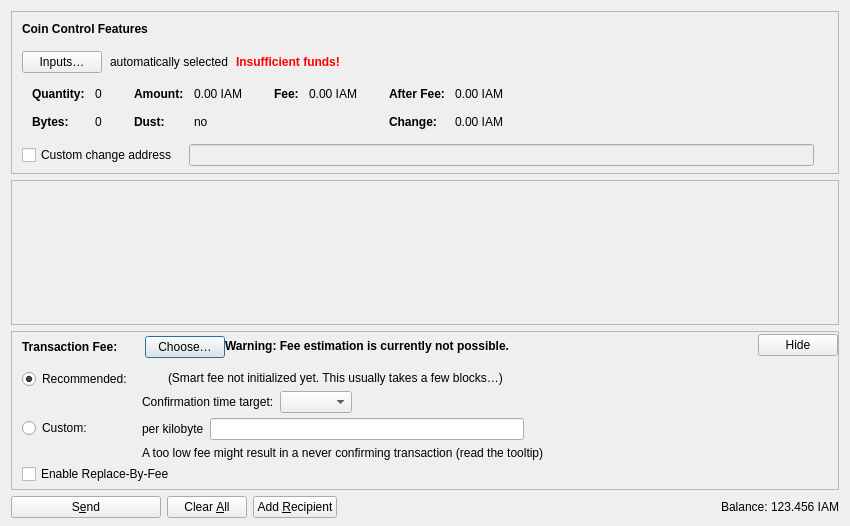
<?xml version="1.0" encoding="UTF-8"?>
<ui version="4.0">
 <class>SendCoinsDialog</class>
 <widget class="QDialog" name="SendCoinsDialog">
  <property name="geometry">
   <rect>
    <x>0</x>
    <y>0</y>
    <width>850</width>
    <height>526</height>
   </rect>
  </property>
  <property name="windowTitle">
   <string>Send Coins</string>
  </property>
  <layout class="QVBoxLayout" name="verticalLayout" stretch="0,1,0,0">
   <property name="bottomMargin">
    <number>8</number>
   </property>
   <item>
    <widget class="QFrame" name="frameCoinControl">
     <property name="sizePolicy">
      <sizepolicy hsizetype="Expanding" vsizetype="Expanding">
       <horstretch>0</horstretch>
       <verstretch>0</verstretch>
      </sizepolicy>
     </property>
     <property name="maximumSize">
      <size>
       <width>16777215</width>
       <height>16777215</height>
      </size>
     </property>
     <property name="frameShape">
      <enum>QFrame::StyledPanel</enum>
     </property>
     <property name="frameShadow">
      <enum>QFrame::Sunken</enum>
     </property>
     <layout class="QVBoxLayout" name="verticalLayoutCoinControl2">
      <property name="spacing">
       <number>0</number>
      </property>
      <property name="leftMargin">
       <number>0</number>
      </property>
      <property name="topMargin">
       <number>0</number>
      </property>
      <property name="rightMargin">
       <number>0</number>
      </property>
      <property name="bottomMargin">
       <number>6</number>
      </property>
      <item>
       <layout class="QVBoxLayout" name="verticalLayoutCoinControl" stretch="0,0,0,0,1">
        <property name="spacing">
         <number>0</number>
        </property>
        <property name="leftMargin">
         <number>10</number>
        </property>
        <property name="topMargin">
         <number>10</number>
        </property>
        <item>
         <layout class="QHBoxLayout" name="horizontalLayoutCoinControl1">
          <property name="bottomMargin">
           <number>15</number>
          </property>
          <item>
           <widget class="QLabel" name="labelCoinControlFeatures">
            <property name="sizePolicy">
             <sizepolicy hsizetype="Preferred" vsizetype="Maximum">
              <horstretch>0</horstretch>
              <verstretch>0</verstretch>
             </sizepolicy>
            </property>
            <property name="font">
             <font>
              <weight>75</weight>
              <bold>true</bold>
             </font>
            </property>
            <property name="styleSheet">
             <string notr="true">font-weight:bold;</string>
            </property>
            <property name="text">
             <string>Coin Control Features</string>
            </property>
           </widget>
          </item>
         </layout>
        </item>
        <item>
         <layout class="QHBoxLayout" name="horizontalLayoutCoinControl2" stretch="0,0,0,0">
          <property name="spacing">
           <number>8</number>
          </property>
          <property name="bottomMargin">
           <number>10</number>
          </property>
          <item>
           <widget class="QPushButton" name="pushButtonCoinControl">
            <property name="styleSheet">
             <string notr="true"/>
            </property>
            <property name="text">
             <string>Inputs…</string>
            </property>
            <property name="autoDefault">
             <bool>false</bool>
            </property>
           </widget>
          </item>
          <item>
           <widget class="QLabel" name="labelCoinControlAutomaticallySelected">
            <property name="text">
             <string>automatically selected</string>
            </property>
            <property name="margin">
             <number>5</number>
            </property>
           </widget>
          </item>
          <item>
           <widget class="QLabel" name="labelCoinControlInsuffFunds">
            <property name="font">
             <font>
              <weight>75</weight>
              <bold>true</bold>
             </font>
            </property>
            <property name="styleSheet">
             <string notr="true">color:red;font-weight:bold;</string>
            </property>
            <property name="text">
             <string>Insufficient funds!</string>
            </property>
            <property name="margin">
             <number>5</number>
            </property>
           </widget>
          </item>
          <item>
           <spacer name="horizontalSpacerCoinControl">
            <property name="orientation">
             <enum>Qt::Horizontal</enum>
            </property>
            <property name="sizeHint" stdset="0">
             <size>
              <width>40</width>
              <height>1</height>
             </size>
            </property>
           </spacer>
          </item>
         </layout>
        </item>
        <item>
         <widget class="QWidget" name="widgetCoinControl" native="true">
          <property name="sizePolicy">
           <sizepolicy hsizetype="Preferred" vsizetype="Preferred">
            <horstretch>0</horstretch>
            <verstretch>0</verstretch>
           </sizepolicy>
          </property>
          <property name="minimumSize">
           <size>
            <width>0</width>
            <height>0</height>
           </size>
          </property>
          <property name="styleSheet">
           <string notr="true"/>
          </property>
          <layout class="QHBoxLayout" name="horizontalLayoutCoinControl5">
           <property name="leftMargin">
            <number>0</number>
           </property>
           <property name="topMargin">
            <number>0</number>
           </property>
           <property name="rightMargin">
            <number>0</number>
           </property>
           <property name="bottomMargin">
            <number>0</number>
           </property>
           <item>
            <layout class="QHBoxLayout" name="horizontalLayoutCoinControl3" stretch="0,0,0,1">
             <property name="spacing">
              <number>20</number>
             </property>
             <property name="topMargin">
              <number>0</number>
             </property>
             <property name="bottomMargin">
              <number>10</number>
             </property>
             <item>
              <layout class="QFormLayout" name="formLayoutCoinControl1">
               <property name="horizontalSpacing">
                <number>10</number>
               </property>
               <property name="verticalSpacing">
                <number>14</number>
               </property>
               <property name="leftMargin">
                <number>10</number>
               </property>
               <property name="topMargin">
                <number>4</number>
               </property>
               <property name="rightMargin">
                <number>6</number>
               </property>
               <item row="0" column="0">
                <widget class="QLabel" name="labelCoinControlQuantityText">
                 <property name="font">
                  <font>
                   <weight>75</weight>
                   <bold>true</bold>
                  </font>
                 </property>
                 <property name="text">
                  <string>Quantity:</string>
                 </property>
                 <property name="margin">
                  <number>0</number>
                 </property>
                </widget>
               </item>
               <item row="0" column="1">
                <widget class="QLabel" name="labelCoinControlQuantity">
                 <property name="cursor">
                  <cursorShape>IBeamCursor</cursorShape>
                 </property>
                 <property name="contextMenuPolicy">
                  <enum>Qt::ActionsContextMenu</enum>
                 </property>
                 <property name="text">
                  <string notr="true">0</string>
                 </property>
                 <property name="margin">
                  <number>0</number>
                 </property>
                 <property name="textInteractionFlags">
                  <set>Qt::LinksAccessibleByMouse|Qt::TextSelectableByKeyboard|Qt::TextSelectableByMouse</set>
                 </property>
                </widget>
               </item>
               <item row="1" column="0">
                <widget class="QLabel" name="labelCoinControlBytesText">
                 <property name="font">
                  <font>
                   <weight>75</weight>
                   <bold>true</bold>
                  </font>
                 </property>
                 <property name="text">
                  <string>Bytes:</string>
                 </property>
                </widget>
               </item>
               <item row="1" column="1">
                <widget class="QLabel" name="labelCoinControlBytes">
                 <property name="cursor">
                  <cursorShape>IBeamCursor</cursorShape>
                 </property>
                 <property name="contextMenuPolicy">
                  <enum>Qt::ActionsContextMenu</enum>
                 </property>
                 <property name="text">
                  <string notr="true">0</string>
                 </property>
                 <property name="textInteractionFlags">
                  <set>Qt::LinksAccessibleByMouse|Qt::TextSelectableByKeyboard|Qt::TextSelectableByMouse</set>
                 </property>
                </widget>
               </item>
              </layout>
             </item>
             <item>
              <layout class="QFormLayout" name="formLayoutCoinControl2">
               <property name="horizontalSpacing">
                <number>10</number>
               </property>
               <property name="verticalSpacing">
                <number>14</number>
               </property>
               <property name="leftMargin">
                <number>6</number>
               </property>
               <property name="topMargin">
                <number>4</number>
               </property>
               <property name="rightMargin">
                <number>6</number>
               </property>
               <item row="0" column="0">
                <widget class="QLabel" name="labelCoinControlAmountText">
                 <property name="font">
                  <font>
                   <weight>75</weight>
                   <bold>true</bold>
                  </font>
                 </property>
                 <property name="text">
                  <string>Amount:</string>
                 </property>
                 <property name="margin">
                  <number>0</number>
                 </property>
                </widget>
               </item>
               <item row="0" column="1">
                <widget class="QLabel" name="labelCoinControlAmount">
                 <property name="cursor">
                  <cursorShape>IBeamCursor</cursorShape>
                 </property>
                 <property name="contextMenuPolicy">
                  <enum>Qt::ActionsContextMenu</enum>
                 </property>
                 <property name="text">
                  <string notr="true">0.00 IAM</string>
                 </property>
                 <property name="textInteractionFlags">
                  <set>Qt::LinksAccessibleByMouse|Qt::TextSelectableByKeyboard|Qt::TextSelectableByMouse</set>
                 </property>
                </widget>
               </item>
               <item row="1" column="0">
                <widget class="QLabel" name="labelCoinControlLowOutputText">
                 <property name="font">
                  <font>
                   <weight>75</weight>
                   <bold>true</bold>
                  </font>
                 </property>
                 <property name="text">
                  <string>Dust:</string>
                 </property>
                </widget>
               </item>
               <item row="1" column="1">
                <widget class="QLabel" name="labelCoinControlLowOutput">
                 <property name="cursor">
                  <cursorShape>IBeamCursor</cursorShape>
                 </property>
                 <property name="contextMenuPolicy">
                  <enum>Qt::ActionsContextMenu</enum>
                 </property>
                 <property name="text">
                  <string notr="true">no</string>
                 </property>
                 <property name="textInteractionFlags">
                  <set>Qt::LinksAccessibleByMouse|Qt::TextSelectableByKeyboard|Qt::TextSelectableByMouse</set>
                 </property>
                </widget>
               </item>
              </layout>
             </item>
             <item>
              <layout class="QFormLayout" name="formLayoutCoinControl3">
               <property name="horizontalSpacing">
                <number>10</number>
               </property>
               <property name="verticalSpacing">
                <number>14</number>
               </property>
               <property name="leftMargin">
                <number>6</number>
               </property>
               <property name="topMargin">
                <number>4</number>
               </property>
               <property name="rightMargin">
                <number>6</number>
               </property>
               <item row="0" column="0">
                <widget class="QLabel" name="labelCoinControlFeeText">
                 <property name="font">
                  <font>
                   <weight>75</weight>
                   <bold>true</bold>
                  </font>
                 </property>
                 <property name="text">
                  <string>Fee:</string>
                 </property>
                 <property name="margin">
                  <number>0</number>
                 </property>
                </widget>
               </item>
               <item row="0" column="1">
                <widget class="QLabel" name="labelCoinControlFee">
                 <property name="cursor">
                  <cursorShape>IBeamCursor</cursorShape>
                 </property>
                 <property name="contextMenuPolicy">
                  <enum>Qt::ActionsContextMenu</enum>
                 </property>
                 <property name="text">
                  <string notr="true">0.00 IAM</string>
                 </property>
                 <property name="textInteractionFlags">
                  <set>Qt::LinksAccessibleByMouse|Qt::TextSelectableByKeyboard|Qt::TextSelectableByMouse</set>
                 </property>
                </widget>
               </item>
              </layout>
             </item>
             <item>
              <layout class="QFormLayout" name="formLayoutCoinControl4">
               <property name="horizontalSpacing">
                <number>10</number>
               </property>
               <property name="verticalSpacing">
                <number>14</number>
               </property>
               <property name="leftMargin">
                <number>6</number>
               </property>
               <property name="topMargin">
                <number>4</number>
               </property>
               <property name="rightMargin">
                <number>6</number>
               </property>
               <item row="0" column="0">
                <widget class="QLabel" name="labelCoinControlAfterFeeText">
                 <property name="font">
                  <font>
                   <weight>75</weight>
                   <bold>true</bold>
                  </font>
                 </property>
                 <property name="text">
                  <string>After Fee:</string>
                 </property>
                 <property name="margin">
                  <number>0</number>
                 </property>
                </widget>
               </item>
               <item row="0" column="1">
                <widget class="QLabel" name="labelCoinControlAfterFee">
                 <property name="cursor">
                  <cursorShape>IBeamCursor</cursorShape>
                 </property>
                 <property name="contextMenuPolicy">
                  <enum>Qt::ActionsContextMenu</enum>
                 </property>
                 <property name="text">
                  <string notr="true">0.00 IAM</string>
                 </property>
                 <property name="textInteractionFlags">
                  <set>Qt::LinksAccessibleByMouse|Qt::TextSelectableByKeyboard|Qt::TextSelectableByMouse</set>
                 </property>
                </widget>
               </item>
               <item row="1" column="0">
                <widget class="QLabel" name="labelCoinControlChangeText">
                 <property name="font">
                  <font>
                   <weight>75</weight>
                   <bold>true</bold>
                  </font>
                 </property>
                 <property name="text">
                  <string>Change:</string>
                 </property>
                </widget>
               </item>
               <item row="1" column="1">
                <widget class="QLabel" name="labelCoinControlChange">
                 <property name="cursor">
                  <cursorShape>IBeamCursor</cursorShape>
                 </property>
                 <property name="contextMenuPolicy">
                  <enum>Qt::ActionsContextMenu</enum>
                 </property>
                 <property name="text">
                  <string notr="true">0.00 IAM</string>
                 </property>
                 <property name="textInteractionFlags">
                  <set>Qt::LinksAccessibleByMouse|Qt::TextSelectableByKeyboard|Qt::TextSelectableByMouse</set>
                 </property>
                </widget>
               </item>
              </layout>
             </item>
            </layout>
           </item>
          </layout>
         </widget>
        </item>
        <item>
         <layout class="QHBoxLayout" name="horizontalLayoutCoinControl4" stretch="0,0,0">
          <property name="spacing">
           <number>12</number>
          </property>
          <property name="sizeConstraint">
           <enum>QLayout::SetDefaultConstraint</enum>
          </property>
          <property name="topMargin">
           <number>5</number>
          </property>
          <property name="rightMargin">
           <number>5</number>
          </property>
          <item>
           <widget class="QCheckBox" name="checkBoxCoinControlChange">
            <property name="toolTip">
             <string>If this is activated, but the change address is empty or invalid, change will be sent to a newly generated address.</string>
            </property>
            <property name="text">
             <string>Custom change address</string>
            </property>
           </widget>
          </item>
          <item>
           <widget class="QValidatedLineEdit" name="lineEditCoinControlChange">
            <property name="enabled">
             <bool>false</bool>
            </property>
            <property name="sizePolicy">
             <sizepolicy hsizetype="Expanding" vsizetype="Fixed">
              <horstretch>0</horstretch>
              <verstretch>0</verstretch>
             </sizepolicy>
            </property>
           </widget>
          </item>
          <item>
           <widget class="QLabel" name="labelCoinControlChangeLabel">
            <property name="sizePolicy">
             <sizepolicy hsizetype="Preferred" vsizetype="Expanding">
              <horstretch>0</horstretch>
              <verstretch>0</verstretch>
             </sizepolicy>
            </property>
            <property name="minimumSize">
             <size>
              <width>0</width>
              <height>0</height>
             </size>
            </property>
            <property name="text">
             <string/>
            </property>
            <property name="margin">
             <number>3</number>
            </property>
           </widget>
          </item>
         </layout>
        </item>
        <item>
         <spacer name="verticalSpacerCoinControl">
          <property name="orientation">
           <enum>Qt::Vertical</enum>
          </property>
          <property name="sizeHint" stdset="0">
           <size>
            <width>800</width>
            <height>1</height>
           </size>
          </property>
         </spacer>
        </item>
       </layout>
      </item>
     </layout>
    </widget>
   </item>
   <item>
    <widget class="QScrollArea" name="scrollArea">
     <property name="widgetResizable">
      <bool>true</bool>
     </property>
     <widget class="QWidget" name="scrollAreaWidgetContents">
      <property name="geometry">
       <rect>
        <x>0</x>
        <y>0</y>
        <width>830</width>
        <height>104</height>
       </rect>
      </property>
      <layout class="QVBoxLayout" name="verticalLayout_2" stretch="0,1">
       <property name="leftMargin">
        <number>0</number>
       </property>
       <property name="topMargin">
        <number>0</number>
       </property>
       <property name="rightMargin">
        <number>0</number>
       </property>
       <property name="bottomMargin">
        <number>0</number>
       </property>
       <item>
        <layout class="QVBoxLayout" name="entries">
         <property name="spacing">
          <number>6</number>
         </property>
        </layout>
       </item>
       <item>
        <spacer name="verticalSpacer">
         <property name="orientation">
          <enum>Qt::Vertical</enum>
         </property>
         <property name="sizeHint" stdset="0">
          <size>
           <width>20</width>
           <height>40</height>
          </size>
         </property>
        </spacer>
       </item>
      </layout>
     </widget>
    </widget>
   </item>
   <item>
    <widget class="QFrame" name="frameFee">
     <property name="sizePolicy">
      <sizepolicy hsizetype="Expanding" vsizetype="Expanding">
       <horstretch>0</horstretch>
       <verstretch>0</verstretch>
      </sizepolicy>
     </property>
     <property name="maximumSize">
      <size>
       <width>16777215</width>
       <height>16777215</height>
      </size>
     </property>
     <property name="frameShape">
      <enum>QFrame::StyledPanel</enum>
     </property>
     <property name="frameShadow">
      <enum>QFrame::Sunken</enum>
     </property>
     <layout class="QVBoxLayout" name="verticalLayoutFee1">
      <property name="spacing">
       <number>0</number>
      </property>
      <property name="leftMargin">
       <number>0</number>
      </property>
      <property name="topMargin">
       <number>0</number>
      </property>
      <property name="rightMargin">
       <number>0</number>
      </property>
      <property name="bottomMargin">
       <number>0</number>
      </property>
      <item>
       <layout class="QVBoxLayout" name="verticalLayoutFee2" stretch="0,0,0">
        <property name="spacing">
         <number>0</number>
        </property>
        <property name="leftMargin">
         <number>10</number>
        </property>
        <property name="topMargin">
         <number>0</number>
        </property>
        <item>
         <layout class="QHBoxLayout" name="horizontalLayoutFee1">
          <property name="bottomMargin">
           <number>0</number>
          </property>
          <item>
           <layout class="QVBoxLayout" name="verticalLayoutFee7">
            <property name="spacing">
             <number>0</number>
            </property>
            <item>
             <spacer name="verticalSpacerSmartFee">
              <property name="orientation">
               <enum>Qt::Vertical</enum>
              </property>
              <property name="sizeType">
               <enum>QSizePolicy::Fixed</enum>
              </property>
              <property name="sizeHint" stdset="0">
               <size>
                <width>1</width>
                <height>4</height>
               </size>
              </property>
             </spacer>
            </item>
            <item>
             <layout class="QHBoxLayout" name="horizontalLayoutSmartFee">
              <property name="spacing">
               <number>10</number>
              </property>
              <item>
               <widget class="QLabel" name="labelFeeHeadline">
                <property name="sizePolicy">
                 <sizepolicy hsizetype="Preferred" vsizetype="Maximum">
                  <horstretch>0</horstretch>
                  <verstretch>0</verstretch>
                 </sizepolicy>
                </property>
                <property name="font">
                 <font>
                  <weight>75</weight>
                  <bold>true</bold>
                 </font>
                </property>
                <property name="styleSheet">
                 <string notr="true">font-weight:bold;</string>
                </property>
                <property name="text">
                 <string>Transaction Fee:</string>
                </property>
               </widget>
              </item>
              <item>
               <widget class="QLabel" name="labelFeeMinimized">
                <property name="text">
                 <string/>
                </property>
               </widget>
              </item>
              <item>
               <widget class="QPushButton" name="buttonChooseFee">
                <property name="text">
                 <string>Choose…</string>
                </property>
               </widget>
              </item>
             </layout>
            </item>
            <item>
             <spacer name="verticalSpacer_5">
              <property name="orientation">
               <enum>Qt::Vertical</enum>
              </property>
              <property name="sizeHint" stdset="0">
               <size>
                <width>1</width>
                <height>1</height>
               </size>
              </property>
             </spacer>
            </item>
           </layout>
          </item>
          <item>
           <widget class="QLabel" name="fallbackFeeWarningLabel">
            <property name="toolTip">
             <string>Using the fallbackfee can result in sending a transaction that will take several hours or days (or never) to confirm. Consider choosing your fee manually or wait until you have validated the complete chain.</string>
            </property>
            <property name="font">
            <font>
                <weight>75</weight>
                <bold>true</bold>
            </font>
            </property>
            <property name="text">
             <string>Warning: Fee estimation is currently not possible.</string>
            </property>
            <property name="wordWrap">
             <bool>false</bool>
            </property>
           </widget>
          </item>
          <item>
           <spacer name="horizontalSpacer_4">
            <property name="orientation">
             <enum>Qt::Horizontal</enum>
            </property>
            <property name="sizeType">
             <enum>QSizePolicy::MinimumExpanding</enum>
            </property>
            <property name="sizeHint" stdset="0">
             <size>
              <width>40</width>
              <height>20</height>
             </size>
            </property>
           </spacer>
          </item>
          <item>
           <widget class="QPushButton" name="buttonMinimizeFee">
            <property name="toolTip">
             <string>Hide transaction fee settings</string>
            </property>
            <property name="text">
             <string>Hide</string>
            </property>
           </widget>
          </item>
         </layout>
        </item>
        <item>
         <widget class="QFrame" name="frameFeeSelection">
          <layout class="QVBoxLayout" name="verticalLayoutFee12">
           <property name="spacing">
            <number>0</number>
           </property>
           <property name="leftMargin">
            <number>0</number>
           </property>
           <property name="topMargin">
            <number>0</number>
           </property>
           <property name="rightMargin">
            <number>0</number>
           </property>
           <property name="bottomMargin">
            <number>0</number>
           </property>
           <item>
            <layout class="QGridLayout" name="gridLayoutFee">
             <property name="topMargin">
              <number>10</number>
             </property>
             <property name="bottomMargin">
              <number>4</number>
             </property>
             <property name="horizontalSpacing">
              <number>10</number>
             </property>
             <property name="verticalSpacing">
              <number>4</number>
             </property>
             <item row="1" column="1">
              <layout class="QVBoxLayout" name="verticalLayoutFee8">
               <property name="spacing">
                <number>6</number>
               </property>
               <item>
                <layout class="QHBoxLayout" name="horizontalLayoutFee13">
                 <item>
                  <widget class="QLabel" name="labelCustomPerKilobyte">
                   <property name="toolTip">
                    <string>Specify a custom fee per kB (1,000 bytes) of the transaction's virtual size.

Note:  Since the fee is calculated on a per-byte basis, a fee rate of "100 satoshis per kvB" for a transaction size of 500 virtual bytes (half of 1 kvB) would ultimately yield a fee of only 50 satoshis.</string>
                   </property>
                   <property name="text">
                    <string>per kilobyte</string>
                   </property>
                  </widget>
                 </item>
                 <item>
                  <widget class="ITSAMEMEAmountField" name="customFee"/>
                 </item>
                 <item>
                  <spacer name="horizontalSpacer_6">
                   <property name="orientation">
                    <enum>Qt::Horizontal</enum>
                   </property>
                   <property name="sizeHint" stdset="0">
                    <size>
                     <width>1</width>
                     <height>1</height>
                    </size>
                   </property>
                  </spacer>
                 </item>
                </layout>
               </item>
               <item>
                <layout class="QHBoxLayout" name="horizontalLayoutFee8">
                 <item>
                  <widget class="QLabel" name="labelCustomFeeWarning">
                   <property name="enabled">
                    <bool>true</bool>
                   </property>
                   <property name="toolTip">
                    <string>When there is less transaction volume than space in the blocks, miners as well as relaying nodes may enforce a minimum fee. Paying only this minimum fee is just fine, but be aware that this can result in a never confirming transaction once there is more demand for itsameme transactions than the network can process.</string>
                   </property>
                   <property name="text">
                    <string>A too low fee might result in a never confirming transaction (read the tooltip)</string>
                   </property>
                  </widget>
                 </item>
                 <item>
                  <spacer name="horizontalSpacer_2">
                   <property name="orientation">
                    <enum>Qt::Horizontal</enum>
                   </property>
                   <property name="sizeHint" stdset="0">
                    <size>
                     <width>1</width>
                     <height>1</height>
                    </size>
                   </property>
                  </spacer>
                 </item>
                </layout>
               </item>
              </layout>
             </item>
             <item row="0" column="0">
              <layout class="QVBoxLayout" name="verticalLayoutFee4" stretch="0,1">
               <item>
                <widget class="QRadioButton" name="radioSmartFee">
                 <property name="text">
                  <string>Recommended:</string>
                 </property>
                 <property name="checked">
                  <bool>true</bool>
                 </property>
                 <attribute name="buttonGroup">
                  <string notr="true">groupFee</string>
                 </attribute>
                </widget>
               </item>
               <item>
                <spacer name="verticalSpacer_2">
                 <property name="orientation">
                  <enum>Qt::Vertical</enum>
                 </property>
                 <property name="sizeHint" stdset="0">
                  <size>
                   <width>1</width>
                   <height>1</height>
                  </size>
                 </property>
                </spacer>
               </item>
              </layout>
             </item>
             <item row="1" column="0">
              <layout class="QVBoxLayout" name="verticalLayoutFee9" stretch="0,1">
               <item>
                <widget class="QRadioButton" name="radioCustomFee">
                 <property name="text">
                  <string>Custom:</string>
                 </property>
                 <attribute name="buttonGroup">
                  <string notr="true">groupFee</string>
                 </attribute>
                </widget>
               </item>
               <item>
                <spacer name="verticalSpacer_6">
                 <property name="orientation">
                  <enum>Qt::Vertical</enum>
                 </property>
                 <property name="sizeHint" stdset="0">
                  <size>
                   <width>1</width>
                   <height>1</height>
                  </size>
                 </property>
                </spacer>
               </item>
              </layout>
             </item>
             <item row="0" column="1">
              <layout class="QVBoxLayout" name="verticalLayoutFee3" stretch="0,0,1">
               <property name="spacing">
                <number>6</number>
               </property>
               <property name="topMargin">
                <number>2</number>
               </property>
               <item>
                <layout class="QHBoxLayout" name="horizontalLayoutFee12">
                 <item>
                  <widget class="QLabel" name="labelSmartFee">
                   <property name="text">
                    <string/>
                   </property>
                  </widget>
                 </item>
                 <item>
                  <widget class="QLabel" name="labelFeeEstimation">
                   <property name="text">
                    <string/>
                   </property>
                  </widget>
                 </item>
                 <item>
                  <widget class="QLabel" name="labelSmartFee2">
                   <property name="text">
                    <string>(Smart fee not initialized yet. This usually takes a few blocks…)</string>
                   </property>
                  </widget>
                 </item>
                 <item>
                  <spacer name="horizontalSpacer_5">
                   <property name="orientation">
                    <enum>Qt::Horizontal</enum>
                   </property>
                   <property name="sizeHint" stdset="0">
                    <size>
                     <width>1</width>
                     <height>1</height>
                    </size>
                   </property>
                  </spacer>
                 </item>
                </layout>
               </item>
               <item>
                <layout class="QHBoxLayout" name="horizontalLayoutFee9">
                 <item>
                  <layout class="QVBoxLayout" name="verticalLayoutFee6">
                   <item>
                    <widget class="QLabel" name="labelSmartFee3">
                     <property name="text">
                      <string>Confirmation time target:</string>
                     </property>
                    </widget>
                   </item>
                  </layout>
                 </item>
                 <item>
                  <layout class="QVBoxLayout" name="verticalLayoutFee5">
                   <property name="rightMargin">
                    <number>30</number>
                   </property>
                   <item>
                    <layout class="QHBoxLayout" name="horizontalLayoutConfTarget">
                     <property name="bottomMargin">
                      <number>0</number>
                     </property>
                     <item>
                      <widget class="QComboBox" name="confTargetSelector"/>
                     </item>
                     <item>
                      <spacer name="horizontalSpacerConfTarget">
                       <property name="orientation">
                        <enum>Qt::Horizontal</enum>
                       </property>
                       <property name="sizeHint" stdset="0">
                        <size>
                         <width>40</width>
                         <height>20</height>
                        </size>
                       </property>
                      </spacer>
                     </item>
                    </layout>
                   </item>
                  </layout>
                 </item>
                </layout>
               </item>
               <item>
                <spacer name="verticalSpacer_4">
                 <property name="orientation">
                  <enum>Qt::Vertical</enum>
                 </property>
                 <property name="sizeHint" stdset="0">
                  <size>
                   <width>1</width>
                   <height>1</height>
                  </size>
                 </property>
                </spacer>
               </item>
              </layout>
             </item>
            </layout>
           </item>
           <item>
            <widget class="QCheckBox" name="optInRBF">
             <property name="text">
              <string>Enable Replace-By-Fee</string>
             </property>
             <property name="toolTip">
              <string>With Replace-By-Fee (BIP-125) you can increase a transaction's fee after it is sent. Without this, a higher fee may be recommended to compensate for increased transaction delay risk.</string>
             </property>
            </widget>
           </item>
          </layout>
         </widget>
        </item>
        <item>
         <spacer name="verticalSpacerFee">
          <property name="orientation">
           <enum>Qt::Vertical</enum>
          </property>
          <property name="sizeHint" stdset="0">
           <size>
            <width>40</width>
            <height>5</height>
           </size>
          </property>
         </spacer>
        </item>
       </layout>
      </item>
     </layout>
    </widget>
   </item>
   <item>
    <layout class="QHBoxLayout" name="horizontalLayout">
     <item>
      <widget class="QPushButton" name="sendButton">
       <property name="minimumSize">
        <size>
         <width>150</width>
         <height>0</height>
        </size>
       </property>
       <property name="toolTip">
        <string>Confirm the send action</string>
       </property>
       <property name="text">
        <string>S&amp;end</string>
       </property>
       <property name="icon">
        <iconset resource="../itsameme.qrc">
         <normaloff>:/icons/send</normaloff>:/icons/send</iconset>
       </property>
       <property name="autoDefault">
        <bool>false</bool>
       </property>
       <property name="default">
        <bool>false</bool>
       </property>
      </widget>
     </item>
     <item>
      <widget class="QPushButton" name="clearButton">
       <property name="sizePolicy">
        <sizepolicy hsizetype="Minimum" vsizetype="Fixed">
         <horstretch>0</horstretch>
         <verstretch>0</verstretch>
        </sizepolicy>
       </property>
       <property name="toolTip">
        <string>Clear all fields of the form.</string>
       </property>
       <property name="text">
        <string>Clear &amp;All</string>
       </property>
       <property name="icon">
        <iconset resource="../itsameme.qrc">
         <normaloff>:/icons/remove</normaloff>:/icons/remove</iconset>
       </property>
       <property name="autoDefault">
        <bool>false</bool>
       </property>
      </widget>
     </item>
     <item>
      <widget class="QPushButton" name="addButton">
       <property name="toolTip">
        <string>Send to multiple recipients at once</string>
       </property>
       <property name="text">
        <string>Add &amp;Recipient</string>
       </property>
       <property name="icon">
        <iconset resource="../itsameme.qrc">
         <normaloff>:/icons/add</normaloff>:/icons/add</iconset>
       </property>
       <property name="autoDefault">
        <bool>false</bool>
       </property>
      </widget>
     </item>
     <item>
      <spacer name="horizontalSpacer">
       <property name="orientation">
        <enum>Qt::Horizontal</enum>
       </property>
       <property name="sizeHint" stdset="0">
        <size>
         <width>40</width>
         <height>20</height>
        </size>
       </property>
      </spacer>
     </item>
     <item>
      <layout class="QHBoxLayout" name="horizontalLayout_2">
       <property name="spacing">
        <number>3</number>
       </property>
       <item>
        <widget class="QLabel" name="labelBalanceName">
         <property name="sizePolicy">
          <sizepolicy hsizetype="Preferred" vsizetype="Fixed">
           <horstretch>0</horstretch>
           <verstretch>0</verstretch>
          </sizepolicy>
         </property>
         <property name="text">
          <string>Balance:</string>
         </property>
        </widget>
       </item>
       <item>
        <widget class="QLabel" name="labelBalance">
         <property name="sizePolicy">
          <sizepolicy hsizetype="Preferred" vsizetype="Fixed">
           <horstretch>0</horstretch>
           <verstretch>0</verstretch>
          </sizepolicy>
         </property>
         <property name="cursor">
          <cursorShape>IBeamCursor</cursorShape>
         </property>
         <property name="text">
          <string notr="true">123.456 IAM</string>
         </property>
         <property name="textInteractionFlags">
          <set>Qt::LinksAccessibleByMouse|Qt::TextSelectableByKeyboard|Qt::TextSelectableByMouse</set>
         </property>
        </widget>
       </item>
      </layout>
     </item>
    </layout>
   </item>
  </layout>
 </widget>
 <customwidgets>
  <customwidget>
   <class>QValidatedLineEdit</class>
   <extends>QLineEdit</extends>
   <header>qt/qvalidatedlineedit.h</header>
  </customwidget>
  <customwidget>
   <class>ITSAMEMEAmountField</class>
   <extends>QLineEdit</extends>
   <header>qt/itsamemeamountfield.h</header>
   <container>1</container>
  </customwidget>
 </customwidgets>
 <resources>
  <include location="../itsameme.qrc"/>
 </resources>
 <connections/>
 <buttongroups>
  <buttongroup name="groupFee"/>
 </buttongroups>
</ui>
